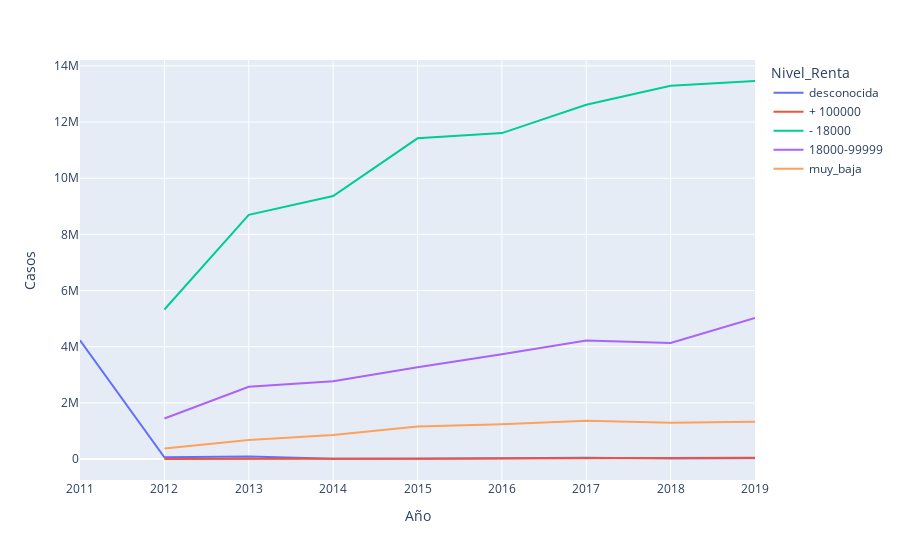

Notebook code for this chart:
### Code cell
fig1 = px.line(casos_renta, x="Año", y="Casos",color = 'Nivel_Renta')
fig1.show()

### Figure 1 — Plotly figure (JSON) as saved in the notebook; plotly's stock layout.template omitted (floating-point values rounded to 4 significant figures)
{"data": [{"hovertemplate": "Nivel_Renta=desconocida<br>Año=%{x}<br>Casos=%{y}<extra></extra>", "legendgroup": "desconocida", "line": {"color": "#636efa", "dash": "solid"}, "marker": {"symbol": "circle"}, "mode": "lines", "name": "desconocida", "orientation": "v", "showlegend": true, "type": "scatter", "x": [2011, 2012, 2013, 2014, 2015, 2016, 2017, 2018, 2019], "xaxis": "x", "y": [4231605, 61585, 94178, 9842, 14968, 33263, 44750, 20987, 30364], "yaxis": "y"}, {"hovertemplate": "Nivel_Renta=+ 100000<br>Año=%{x}<br>Casos=%{y}<extra></extra>", "legendgroup": "+ 100000", "line": {"color": "#EF553B", "dash": "solid"}, "marker": {"symbol": "circle"}, "mode": "lines", "name": "+ 100000", "orientation": "v", "showlegend": true, "type": "scatter", "x": [2012, 2013, 2014, 2015, 2016, 2017, 2018, 2019], "xaxis": "x", "y": [2196, 13704, 13747, 16212, 24001, 30119, 31652, 46140], "yaxis": "y"}, {"hovertemplate": "Nivel_Renta=- 18000<br>Año=%{x}<br>Casos=%{y}<extra></extra>", "legendgroup": "- 18000", "line": {"color": "#00cc96", "dash": "solid"}, "marker": {"symbol": "circle"}, "mode": "lines", "name": "- 18000", "orientation": "v", "showlegend": true, "type": "scatter", "x": [2012, 2013, 2014, 2015, 2016, 2017, 2018, 2019], "xaxis": "x", "y": [5326179, 8694500, 9364813, 11420549, 11607358, 12615900, 13296600, 13461999], "yaxis": "y"}, {"hovertemplate": "Nivel_Renta=18000-99999<br>Año=%{x}<br>Casos=%{y}<extra></extra>", "legendgroup": "18000-99999", "line": {"color": "#ab63fa", "dash": "solid"}, "marker": {"symbol": "circle"}, "mode": "lines", "name": "18000-99999", "orientation": "v", "showlegend": true, "type": "scatter", "x": [2012, 2013, 2014, 2015, 2016, 2017, 2018, 2019], "xaxis": "x", "y": [1445841, 2572785, 2767784, 3270473, 3728498, 4225336, 4130755, 5023105], "yaxis": "y"}, {"hovertemplate": "Nivel_Renta=muy_baja<br>Año=%{x}<br>Casos=%{y}<extra></extra>", "legendgroup": "muy_baja", "line": {"color": "#FFA15A", "dash": "solid"}, "marker": {"symbol": "circle"}, "mode": "lines", "name": "muy_baja", "orientation": "v", "showlegend": true, "type": "scatter", "x": [2012, 2013, 2014, 2015, 2016, 2017, 2018, 2019], "xaxis": "x", "y": [378430, 675894, 859983, 1159452, 1236850, 1368371, 1290913, 1327292], "yaxis": "y"}], "layout": {"legend": {"title": {"text": "Nivel_Renta"}, "tracegroupgap": 0}, "margin": {"t": 60}, "xaxis": {"anchor": "y", "domain": [0, 1], "title": {"text": "Año"}}, "yaxis": {"anchor": "x", "domain": [0, 1], "title": {"text": "Casos"}}}}
